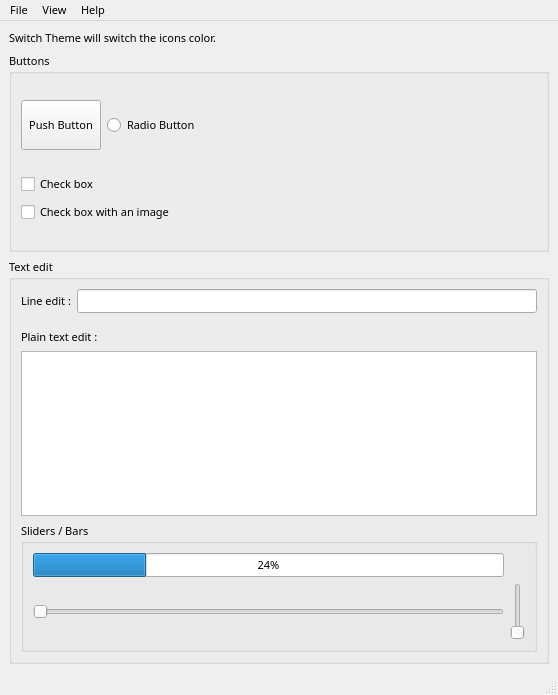
<?xml version="1.0" encoding="UTF-8"?>
<ui version="4.0">
 <class>Main</class>
 <widget class="QMainWindow" name="Main">
  <property name="geometry">
   <rect>
    <x>0</x>
    <y>0</y>
    <width>558</width>
    <height>695</height>
   </rect>
  </property>
  <property name="font">
   <font>
    <family>JetBrains Mono</family>
    <pointsize>8</pointsize>
    <weight>50</weight>
    <bold>false</bold>
   </font>
  </property>
  <property name="windowTitle">
   <string>PyQt6 Template</string>
  </property>
  <property name="styleSheet">
   <string notr="true">/* ================================================
   MODERN FLAT &amp; FRAMED - LIGHT THEME SYSTEM v1
   Font: JetBrains Mono
   Style: Rounded/Card | Accent: #1c68b5
   ================================================ */

/* --- MAIN WINDOW &amp; GLOBAL TEXT --- */
QMainWindow, QWidget {
    background-color: #ffffff;
    color: #000000;
    font-family: &quot;JetBrains Mono&quot;;
    font-size: 7.9pt;
    selection-background-color: #1c68b5;
    selection-color: #ffffff;
}

/* --- CONTAINERS (Restored &quot;Cut&quot; Border) --- */
QGroupBox {
    border: 1px solid #bfbfbf;
    border-radius: 4px;
    margin-top: 8px;
    /* Reduced from 20px to 8px to align title with border */
    padding-top: 8px;
}
QGroupBox::title {
    color: #000000;
    subcontrol-origin: margin; /* Text sits in the margin */
    left: 10px;
    padding: 0 3px; /* Small padding covers the border behind the text */
}

/* --- PROGRESS BAR (Rounded) --- */
QProgressBar {
    border: 1px solid #bfbfbf;
    border-radius: 4px; /* Rounds the container */
    text-align: center;
    background-color: #f5f5f5;
    color: #000000;
}
QProgressBar::chunk {
    background-color: #1c68b5;
    border-radius: 4px; /* Rounds the internal bar */
}

/* --- BUTTONS --- */
QPushButton {
    /* DEFAULT STATE (LIGHT GRAY) */
    background-color: #e1e1e1;
    color: #000000;

    /* Geometry */
    border-radius: 4px;
    padding: 6px 16px;

    /* IMPORTANT: Create a 2px invisible border.
       We color this border match the background so the button stays the 
       same size when the border turns dark on hover.
    */
    border: 1px solid #e1e1e1; 
}

/* GLOBAL HOVER (Applies to the default Light Gray button) */
QPushButton:hover {
    background-color: #eeeeee;
    /* Lighten the Gray */
    border-color: #333333;
    /* The &quot;Pop&quot; (Dark Ring for contrast against light bg) */
    color: #000000;
}

QPushButton:pressed {
    background-color: #cccccc;
    border-color: #cccccc;
}

/* --- INPUT FIELDS --- */
QLineEdit, QTextEdit, QPlainTextEdit, QSpinBox, QDoubleSpinBox, QComboBox {
    background-color: #f5f5f5; /* Slightly darker than main window */
    border: 1px solid #bfbfbf;
    border-radius: 4px;
    padding: 4px;
    color: #000000;
}
QLineEdit:focus, QTextEdit:focus, QSpinBox:focus, QComboBox:focus {
    border: 1px solid #1c68b5;
}

/* --- DATA VIEWS (Card Look) --- */
QTableWidget, QListWidget, QTreeWidget {
    background-color: #f5f5f5;
    border: 1px solid #bfbfbf;
    border-radius: 4px;
    gridline-color: transparent;
    outline: none;
}
QTableWidget::item, QListWidget::item, QTreeWidget::item {
    padding: 5px;
    border-bottom: 1px solid #e0e0e0;
    color: #000000;
}
QTableWidget::item:selected, QListWidget::item:selected, QTreeWidget::item:selected {
    background-color: #1c68b5;
    color: #ffffff;
    border-bottom: 1px solid #1c68b5;
}
QHeaderView::section {
    background-color: #e1e1e1;
    color: #000000;
    padding: 5px;
    border: none;
    border-bottom: 1px solid #bfbfbf;
    font-weight: bold;
}

/* --- SCROLLBARS (Thin) --- */
QScrollBar:vertical {
    border: none;
    background: #ffffff;
    width: 10px;
    margin: 0px 0px 0px 0px;
    border-radius: 0px;
}
QScrollBar::handle:vertical {
    background: #c1c1c1;
    min-height: 20px;
    border-radius: 5px;
    margin: 2px;
}
QScrollBar::handle:vertical:hover {
    background: #a8a8a8;
}
QScrollBar::add-line:vertical, QScrollBar::sub-line:vertical {
    height: 0px;
}
QScrollBar:horizontal {
    border: none;
    background: #ffffff;
    height: 10px;
    margin: 0px 0px 0px 0px;
    border-radius: 0px;
}
QScrollBar::handle:horizontal {
    background: #c1c1c1;
    min-width: 20px;
    border-radius: 5px;
    margin: 2px;
}
QScrollBar::handle:horizontal:hover {
    background: #a8a8a8;
}
QScrollBar::add-line:horizontal, QScrollBar::sub-line:horizontal {
    width: 0px;
}

/* =========================================================================
   CHECKBOXES &amp; RADIOS
   Unchecked Hover = Dark Grey (#666666)
   Checked Hover   = Bright Blue (#4fa4ff equivalent)
   ========================================================================= */

QCheckBox, QRadioButton {
    spacing: 8px;
    color: #000000;
}

/* --- CHECKBOX INDICATOR --- */
QCheckBox::indicator {
    width: 16px;
    height: 16px;
    background-color: #f5f5f5;
    border: 1px solid #bfbfbf;
    border-radius: 4px;
}

/* Hover on UNCHECKED box (Darker Grey) */
QCheckBox::indicator:hover {
    background-color: #e0e0e0;
    border-color: #666666;
}

/* Checked State (Blue) */
QCheckBox::indicator:checked {
    background-color: #1c68b5;
    border-color: #1c68b5;
}

/* Hover on CHECKED box (Brighter Blue) */
QCheckBox::indicator:checked:hover {
    background-color: #3a8ee6;
    border-color: #3a8ee6;
}


/* --- RADIO INDICATOR --- */
QRadioButton::indicator {
    width: 16px;
    height: 16px;
    background-color: #f5f5f5;
    border: 1px solid #bfbfbf;
    border-radius: 8px; /* Circle */
}

/* Hover on UNCHECKED circle (Darker Grey) */
QRadioButton::indicator:hover {
    background-color: #e0e0e0;
    border-color: #666666;
}

/* Checked State (Blue) */
QRadioButton::indicator:checked {
    background-color: #1c68b5;
    border-color: #1c68b5;
}

/* Hover on CHECKED circle (Brighter Blue) */
QRadioButton::indicator:checked:hover {
    background-color: #3a8ee6;
    border-color: #f5f5f5; 
    /* Keep the inner ring light! */
}

/* --- TAB WIDGET --- */
QTabWidget::pane {
    border: 1px solid #bfbfbf;
    border-radius: 4px;
    background-color: #ffffff;
    top: -1px;
}
QTabBar::tab {
    background: #e1e1e1;
    color: #666666;
    border: 1px solid transparent;
    padding: 8px 16px;
    margin-right: 2px;
    border-top-left-radius: 4px;
    border-top-right-radius: 4px;
}
QTabBar::tab:selected {
    background: #ffffff;
    color: #1c68b5;
    border-bottom: 2px solid #1c68b5;
}
QTabBar::tab:hover {
    background: #f0f0f0;
    color: #000000;
}

/* --- MENUS --- */
QMenuBar {
    background-color: #ffffff;
    border-bottom: 1px solid #bfbfbf;
}
QMenuBar::item {
    background-color: transparent;
    padding: 8px 12px;
    color: #000000;
}
QMenuBar::item:selected {
    background-color: #e1e1e1;
}
QMenu {
    background-color: #ffffff;
    border: 1px solid #bfbfbf;
    padding: 5px;
    color: #000000;
}
QMenu::item {
    padding: 5px 20px;
}
QMenu::item:selected {
    background-color: #1c68b5;
    color: #ffffff;
    border-radius: 2px;
}

/* --- TOOLTIPS --- */
QToolTip {
    background-color: #f5f5f5;
    color: #000000;
    border: 1px solid #bfbfbf;
    padding: 4px;
    border-radius: 4px;
}

/* --- SLIDERS --- */
QSlider::groove:horizontal {
    border: 1px solid #bfbfbf;
    height: 4px;
    background: #f5f5f5;
    margin: 2px 0;
    border-radius: 2px;
}
QSlider::handle:horizontal {
    background: #1c68b5;
    border: 1px solid #1c68b5;
    width: 14px;
    height: 14px;
    margin: -6px 0;
    border-radius: 7px;
}

/* =========================================================================
   CONTENT BOX (Using QScrollArea)
   ========================================================================= */

QScrollArea {
    background-color: #f5f5f5;      /* Inset Background */
    border: 1px solid #bfbfbf;      /* Standard Border */
    border-radius: 4px;             /* Rounded Corners */
}

/* This targets the &quot;viewport&quot; (the internal canvas that holds the widget) */
QScrollArea &gt; QWidget &gt; QWidget {
    background-color: #f5f5f5;
}

/* Optional: Clean up standard borders if they conflict */
QScrollArea &gt; QWidget &gt; QWidget {
    border: none;
}</string>
  </property>
  <widget class="QWidget" name="centralwidget">
   <layout class="QVBoxLayout" name="verticalLayout">
    <item>
     <widget class="QLabel" name="label">
      <property name="sizePolicy">
       <sizepolicy hsizetype="Fixed" vsizetype="Fixed">
        <horstretch>0</horstretch>
        <verstretch>0</verstretch>
       </sizepolicy>
      </property>
      <property name="text">
       <string>Switch Theme will switch the icons color.</string>
      </property>
     </widget>
    </item>
    <item>
     <widget class="QGroupBox" name="groupBox">
      <property name="sizePolicy">
       <sizepolicy hsizetype="Preferred" vsizetype="Preferred">
        <horstretch>0</horstretch>
        <verstretch>0</verstretch>
       </sizepolicy>
      </property>
      <property name="minimumSize">
       <size>
        <width>300</width>
        <height>200</height>
       </size>
      </property>
      <property name="title">
       <string>Buttons</string>
      </property>
      <layout class="QGridLayout" name="gridLayout">
       <item row="0" column="0">
        <layout class="QHBoxLayout" name="horizontalLayout_2">
         <item>
          <widget class="QPushButton" name="pushButton">
           <property name="sizePolicy">
            <sizepolicy hsizetype="Fixed" vsizetype="Fixed">
             <horstretch>0</horstretch>
             <verstretch>0</verstretch>
            </sizepolicy>
           </property>
           <property name="minimumSize">
            <size>
             <width>0</width>
             <height>50</height>
            </size>
           </property>
           <property name="baseSize">
            <size>
             <width>0</width>
             <height>0</height>
            </size>
           </property>
           <property name="text">
            <string>Push Button</string>
           </property>
           <property name="icon">
            <iconset resource="icons/breeze.qrc">
             <normaloff>:/icons/dark/home_directory.svg</normaloff>:/icons/dark/home_directory.svg</iconset>
           </property>
           <property name="icon_name" stdset="0">
            <string>home_directory</string>
           </property>
          </widget>
         </item>
         <item>
          <widget class="QRadioButton" name="radioButton">
           <property name="text">
            <string>Radio Button</string>
           </property>
           <property name="icon">
            <iconset resource="icons/breeze.qrc">
             <normaloff>:/icons/dark/ads_close_hover.svg</normaloff>:/icons/dark/ads_close_hover.svg</iconset>
           </property>
           <property name="icon_name" stdset="0">
            <string>ads_close_hover</string>
           </property>
          </widget>
         </item>
        </layout>
       </item>
       <item row="1" column="0">
        <layout class="QVBoxLayout" name="verticalLayout_2">
         <item>
          <widget class="QCheckBox" name="checkBox">
           <property name="text">
            <string>Check box</string>
           </property>
          </widget>
         </item>
         <item>
          <widget class="QCheckBox" name="checkBox_2">
           <property name="text">
            <string>Check box with an image</string>
           </property>
           <property name="icon">
            <iconset resource="icons/breeze.qrc">
             <normaloff>:/icons/dark/dialog_save.svg</normaloff>:/icons/dark/dialog_save.svg</iconset>
           </property>
           <property name="icon_name" stdset="0">
            <string>dialog_save</string>
           </property>
          </widget>
         </item>
        </layout>
       </item>
      </layout>
     </widget>
    </item>
    <item>
     <widget class="QGroupBox" name="groupBox_2">
      <property name="title">
       <string>Text edit</string>
      </property>
      <layout class="QVBoxLayout" name="verticalLayout_3">
       <item>
        <layout class="QHBoxLayout" name="horizontalLayout_3">
         <item>
          <widget class="QLabel" name="label_2">
           <property name="text">
            <string>Line edit :</string>
           </property>
          </widget>
         </item>
         <item>
          <widget class="QLineEdit" name="lineEdit"/>
         </item>
        </layout>
       </item>
       <item>
        <spacer name="verticalSpacer">
         <property name="orientation">
          <enum>Qt::Vertical</enum>
         </property>
         <property name="sizeType">
          <enum>QSizePolicy::Fixed</enum>
         </property>
         <property name="sizeHint" stdset="0">
          <size>
           <width>20</width>
           <height>10</height>
          </size>
         </property>
        </spacer>
       </item>
       <item>
        <widget class="QLabel" name="label_3">
         <property name="text">
          <string>Plain text edit :</string>
         </property>
        </widget>
       </item>
       <item>
        <widget class="QPlainTextEdit" name="plainTextEdit"/>
       </item>
       <item>
        <widget class="QGroupBox" name="groupBox_3">
         <property name="title">
          <string>Sliders / Bars</string>
         </property>
         <layout class="QGridLayout" name="gridLayout_2">
          <item row="1" column="2">
           <widget class="QSlider" name="verticalSlider">
            <property name="orientation">
             <enum>Qt::Vertical</enum>
            </property>
           </widget>
          </item>
          <item row="0" column="0">
           <widget class="QProgressBar" name="progressBar">
            <property name="value">
             <number>24</number>
            </property>
           </widget>
          </item>
          <item row="1" column="0">
           <widget class="QSlider" name="horizontalSlider">
            <property name="orientation">
             <enum>Qt::Horizontal</enum>
            </property>
           </widget>
          </item>
         </layout>
        </widget>
       </item>
      </layout>
     </widget>
    </item>
   </layout>
  </widget>
  <widget class="QMenuBar" name="menubar">
   <property name="geometry">
    <rect>
     <x>0</x>
     <y>0</y>
     <width>558</width>
     <height>31</height>
    </rect>
   </property>
   <widget class="QMenu" name="menuFIle">
    <property name="title">
     <string>File</string>
    </property>
    <addaction name="separator"/>
    <addaction name="actionExit"/>
   </widget>
   <widget class="QMenu" name="menuHelp">
    <property name="title">
     <string>Help</string>
    </property>
    <addaction name="actionUsage"/>
    <addaction name="actionAbout"/>
   </widget>
   <widget class="QMenu" name="menuView">
    <property name="title">
     <string>View</string>
    </property>
    <widget class="QMenu" name="menuSwitch_Theme">
     <property name="title">
      <string>Theme</string>
     </property>
     <addaction name="actionDark"/>
     <addaction name="actionLight"/>
    </widget>
    <addaction name="menuSwitch_Theme"/>
    <addaction name="actionToggle_Theme_Ctrl_T"/>
   </widget>
   <addaction name="menuFIle"/>
   <addaction name="menuView"/>
   <addaction name="menuHelp"/>
  </widget>
  <widget class="QStatusBar" name="statusbar"/>
  <action name="actionExit">
   <property name="text">
    <string>Exit</string>
   </property>
  </action>
  <action name="actionUsage">
   <property name="text">
    <string>Usage</string>
   </property>
  </action>
  <action name="actionDark">
   <property name="text">
    <string>Dark</string>
   </property>
  </action>
  <action name="actionLight">
   <property name="text">
    <string>Light</string>
   </property>
  </action>
  <action name="actionAbout">
   <property name="text">
    <string>About</string>
   </property>
  </action>
  <action name="actionToggle_Theme_Ctrl_T">
   <property name="text">
    <string>Toggle Theme</string>
   </property>
  </action>
 </widget>
 <resources>
  <include location="icons/breeze.qrc"/>
 </resources>
 <connections/>
</ui>
